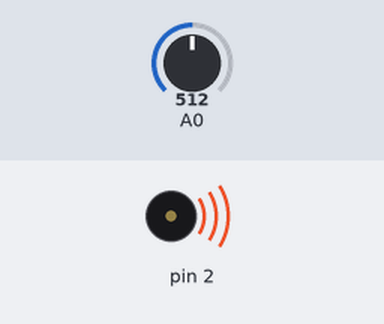
A sketch run on a simulated Arduino Uno, built with avr-gcc and run on an emulated ATmega328P. Parts: buzzer (waves = sounding). The test bench sets the inputs (shaded band); at power-on: A0 = 512. What the sketch prints to the serial monitor is not drawn.

Above: at 1.3 s.
1.4 s: A0 set to 0
At 2.7 s:
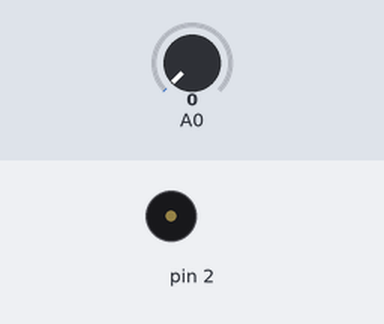
3.0 s: A0 set to 122
At 3.4 s:
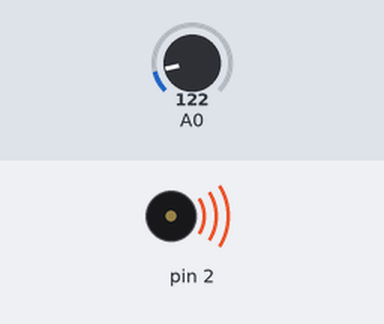
Timing chart, 0 to 6.0 s (numbered marks = the images above; inputs shaded):
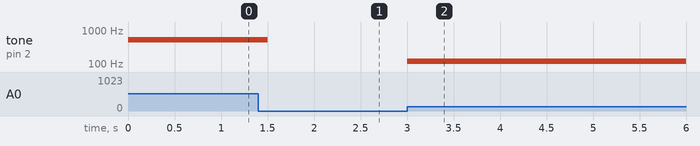

Measured:
- after the input at 1.4 s, tone on pin 2: 512 Hz → silent after 0.10 s
- after the input at 3.0 s, tone on pin 2: silent → 122 Hz at once

The sketch:

hw2.ino
```cpp
void setup() {
 Serial.begin(19200);
 pinMode(A0, INPUT);
 pinMode(2, OUTPUT);
}
void loop() {
 int value;

 value = analogRead(A0);
 Serial.print(value);

tone(2, value);
delay(500);
noTone(2);

}
```
